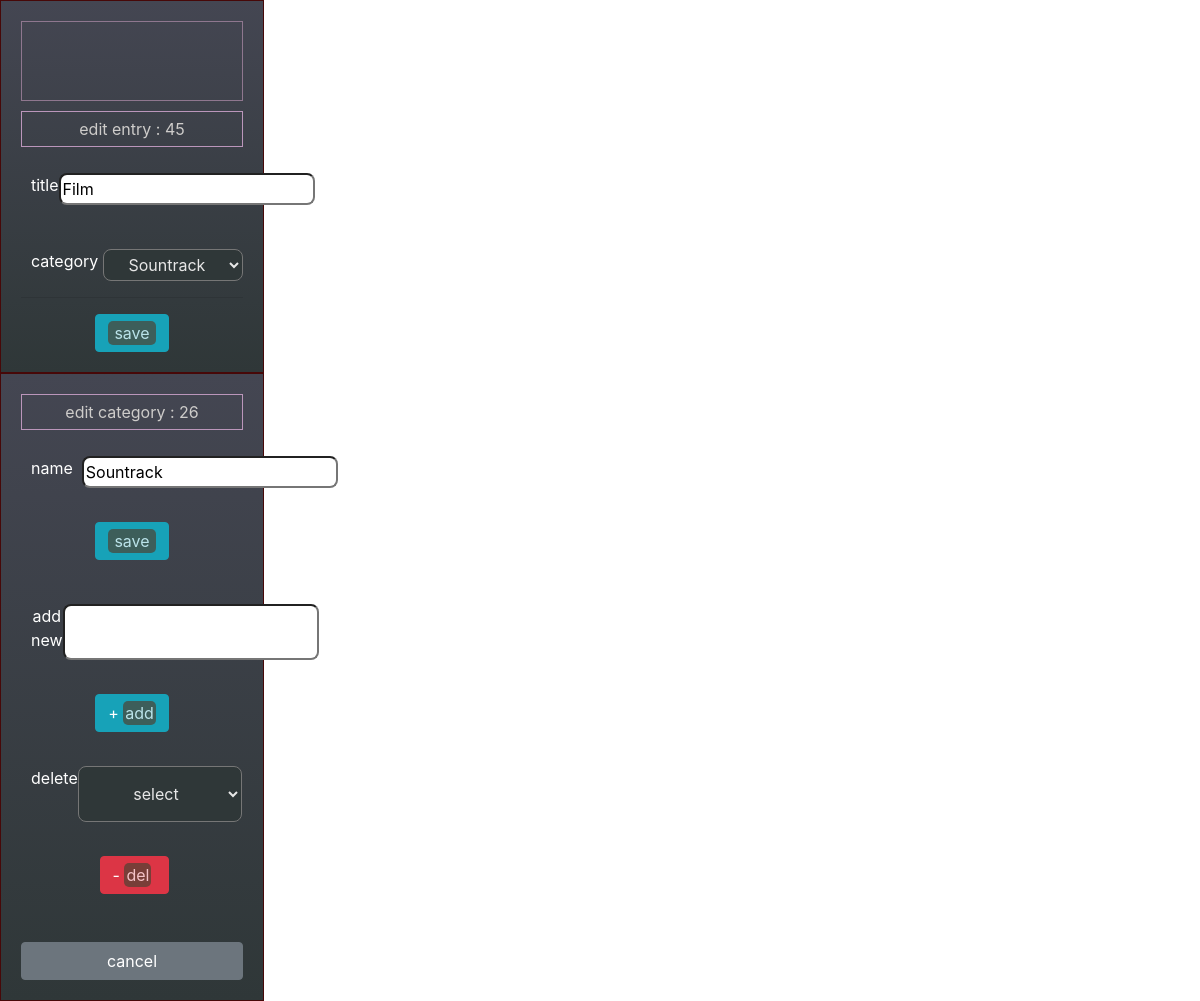
Page /sounds/45/entry_edit on the earlier database version.
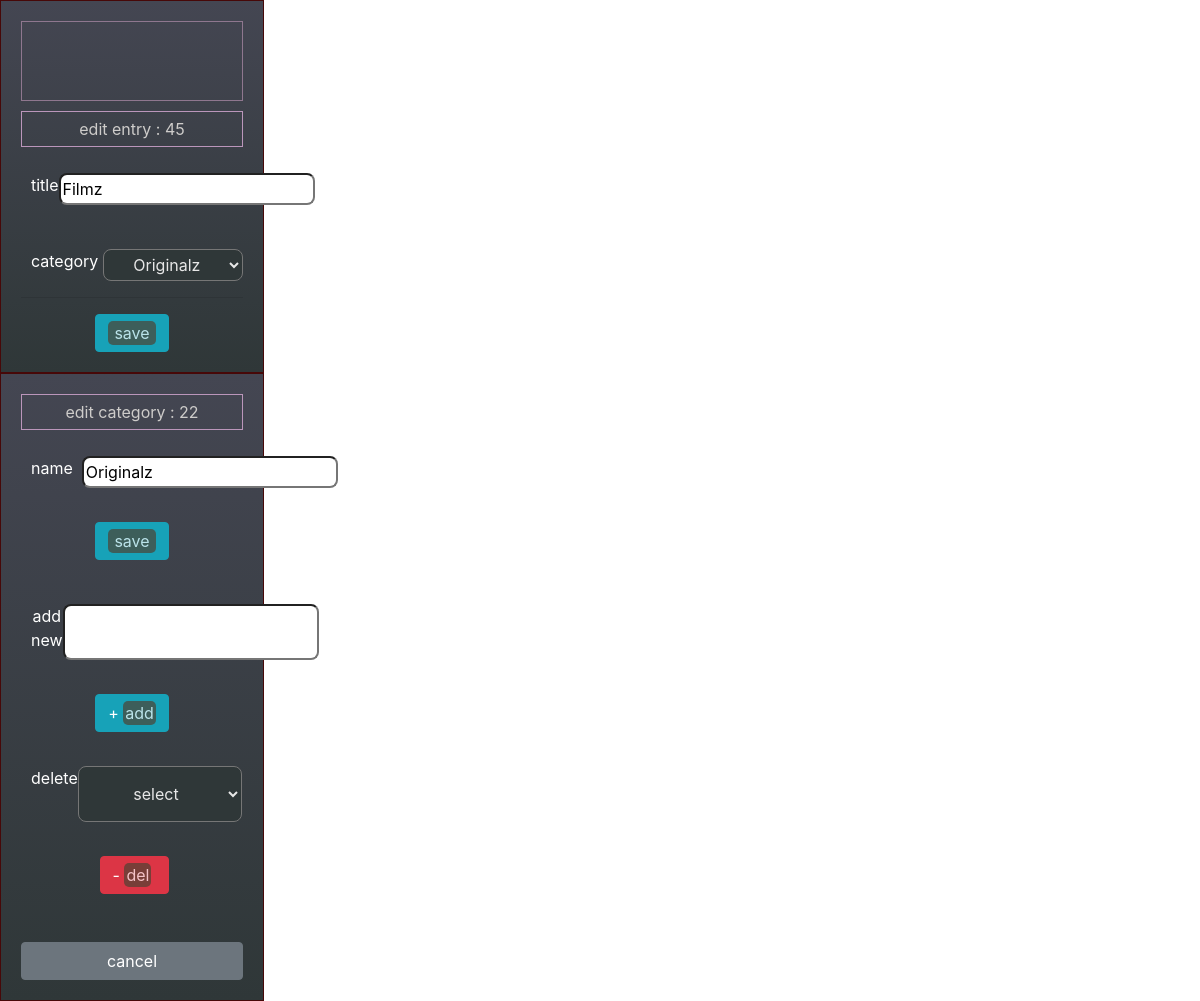
Same page on the later database version.
### upload/models.py (models this page shows, shortened)
class Sound(models.Model):
    title = models.CharField(max_length=255)
    category = models.ForeignKey(Category, on_delete=models.CASCADE)
    created_at = models.DateField(auto_now_add=True)
    created_by = models.ForeignKey(User, related_name="sounds_created",on_delete=models.CASCADE,)
    def get_upload_path(instance, filename): #creates a dynamic file path
        extension = filename.split('.')[-1]
        new_filename = filename
        return '/'.join(["_"+ instance.created_by.first_name, new_filename])
    soundfile = models.FileField(upload_to  = get_upload_path, #should change soundfile to upload (more general)
    storage = CustomStorage(),#added so Django doesn do its _name (the get_valid_filename) thing new custom class Storage overrides this
    null=True, blank=True, verbose_name = "")
    fans = models.ManyToManyField(User, related_name='faves')
    objects = SoundManager() #added

class Category(models.Model):
    title = models.CharField(max_length=55)
    slug = models.SlugField(max_length=128)
    objects = CatManager() #added
    def __str__(self):
        return self.title

### upload/views.py (the view)
# urls.py: path('sounds/<int:id>/entry_edit', views.entry_edit),
def entry_edit(request,id):
    the_sound = Sound.objects.get(id=id)
    cat = Category.objects.get(sound=the_sound)
    print("cat is", cat.slug)
    categories = Category.objects.all()
    print(the_sound.__dict__)
    context = {
        'sound':the_sound,
        'categories': categories,
    }
    return render(request,'entry-edit.html',context)

### upload/templates/entry-edit.html (shortened to what this page needs)
{% extends 'sounds.html'%}
{% block content %}
{% load static %}
<div class="partition">
    <div class="message-box">
</div>
    <p class="bold"><a href="/sounds/{{sound.id}}/details">edit entry : {{sound.id}}</a></p>
    <form action="/sounds/{{sound.id}}/process" method='POST'>
        <div class="form-line">
            <label for="ftitle">title</label>
            <input type="text" name="ftitle" id="ftitle" value="{{sound.title}}" required>
        </div>
        <br>
        <div class="form-line">
            <label for="fcat">category&nbsp;</label>
            <select class='move' name="fcat" id="fcat">
                <option value={{sound.category_id}} selected>{{sound.category}}</option>
            </select>
        </div>
        <hr>
        <div class="form-buttons">
            <button class='btn btn-info' type="submit"><span>&nbsp;save&nbsp;</span></button>
        </div>
    </form>
</div>
<div class="partition">
    <p class="bold">edit category : {{sound.category.id}}</p>
    <form action="/sounds/{{sound.category.id}}/edit_cat" method='POST'>
        <div class="form-line">
            <label for="ftitle">name&nbsp;&nbsp;</label>
            <input type="text" name="ftitle" id="ftitle" value="{{sound.category}}">
        </div>
        <label for="fslug"></label><br>
        <button class='btn btn-info' type="submit"><span>&nbsp;save&nbsp;</span></button>
    </form>
        <form action="/add-cat" method='POST'>
        <div class="form-line">
            <label for="fslug"></label><br>
        </div>
        <div class="form-line">
            <label for="ftitle">add new</label>
            <input type="text" name="ftitle" id="ftitle">
        </div>
        <br>
        <button class='btn btn-info' type="submit">+&nbsp;<span>add</span></button>
    </form>
    <br>
    <form action="/destroy" method="POST">
        <div class="form-line">
            <label for="fcat">delete &nbsp;</label>
            <select name="fcat" id="fcat">
                <option value='' selected disabled>&nbsp;select</option>
            </select>
        </div>
        <br>
        <button class="btn btn-danger" type="submit">-&nbsp;<span class="text">del</span>&nbsp;</button>
    </form>
    <br>
    <br>
    <a class="btn btn-secondary" href="/home">cancel</a>
</div>
{% endblock%}

Differences in the rows shown:
changed Sound id 45: ftitle "Film" → "Filmz"; fcat "Sountrack" → "Originalz"; category.id "26" → "22"; ftitle "Sountrack" → "Originalz"
